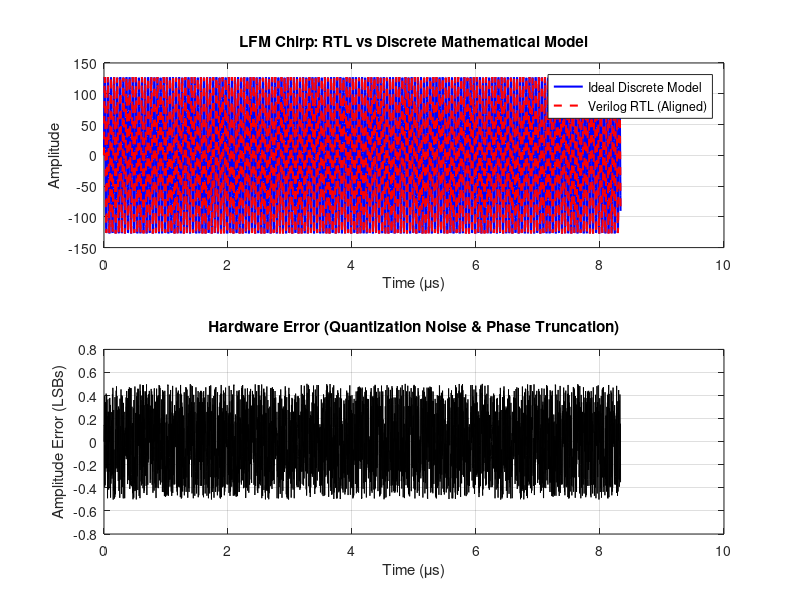
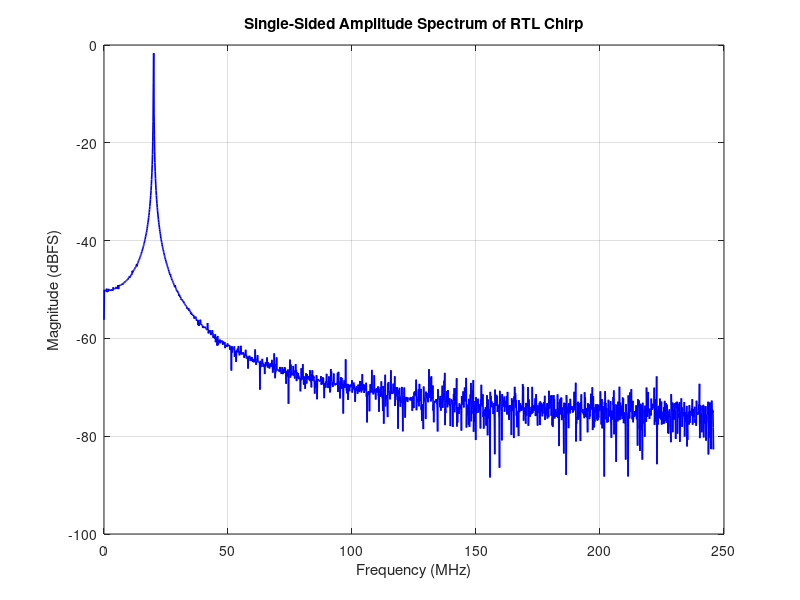

Reproduce these figures in MATLAB, in order. (Note: this script raises an error after producing the figures.)
% Ideal Mathematical Chirp vs RTL Comparison (Corrected for FTW_start)
clear; clc;

% --- Hardware Parameters ---
Fs = 491.52e6;             % System clock
N_cycles = 4096;           % Number of simulated cycles
T_dur = N_cycles / Fs;     % Total duration in seconds
FTW_step = 0;         % Hardware FTW step (Must match RTL testbench)
FTW_start = 174762666;             % Hardware FTW start (Must match RTL testbench)

% Calculate the exact physical bandwidth reached by the hardware
max_ftw = FTW_start + (FTW_step * N_cycles);
B = ((max_ftw-FTW_start) * Fs) / (2^32); 

% --- 1. Load RTL Output ---
try
    rtl_data = load('rtl_output.txt');
catch
    error('Could not find rtl_output.txt. Run the Verilog testbench first.');
end

% --- 2. Align Pipeline Latency ---
latency = 1; 

% Extract the valid window of RTL data to match the ideal 0-indexed vectors
% We grab N_cycles of data starting after the latency zeros.
rtl_aligned = rtl_data(1+latency : N_cycles+latency)';

% --- 3. Generate Ideal Discrete-Time Model ---
n = 0:(N_cycles-1); 
t = n / Fs;

% Discrete Phase Accumulation: 
% Replicates the exact cycle-by-cycle addition in the Verilog PHASE_ACC.
% Now includes the initial FTW_start offset!
% We use mod(..., 2^32) to simulate the 32-bit register overflow.
ideal_discrete_phase_word = mod((FTW_start .* n) + (FTW_step * (n .* (n - 1)) / 2), 2^32);

% Convert 32-bit tuning word phase to radians
ideal_phase_rad = 2 * pi * (ideal_discrete_phase_word / 2^32);

% Ideal Amplitude (Scaled to match 8-bit signed hardware, max = 127)
max_amp = 127;
ideal_out = max_amp * sin(ideal_phase_rad);

% --- 4. Plotting Time Domain ---
figure('Name', 'DDS Output: RTL vs Ideal');

% Subplot 1: The Waveforms
subplot(2,1,1);
plot(t * 1e6, ideal_out, 'b', 'LineWidth', 1.5); hold on;
plot(t * 1e6, rtl_aligned, 'r--', 'LineWidth', 1.5);
title('LFM Chirp: RTL vs Discrete Mathematical Model');
xlabel('Time (\mus)');
ylabel('Amplitude');
legend('Ideal Discrete Model', 'Verilog RTL (Aligned)');
grid on;

% Subplot 2: The Error (Quantization & Phase Noise)
subplot(2,1,2);
noise_signal = ideal_out - rtl_aligned;
plot(t * 1e6, noise_signal, 'k');
title('Hardware Error (Quantization Noise & Phase Truncation)');
xlabel('Time (\mus)');
ylabel('Amplitude Error (LSBs)');
grid on;

% --- 5. Signal Quality Metrics ---
% Calculate the Signal-to-Noise Ratio introduced by the hardware limits
signal_power = rms(ideal_out)^2;
noise_power = rms(noise_signal)^2;
sqnr_db = 10 * log10(signal_power / noise_power);

fprintf('Calculated Physical Bandwidth: %.2f MHz\n', B / 1e6);
fprintf('Measured Hardware SQNR: %.2f dB\n', sqnr_db);

% --- 6. Frequency Spectrum (FFT) ---
% Compute the Fast Fourier Transform (FFT) of the aligned RTL signal
Y = fft(rtl_aligned);

% Calculate the two-sided spectrum P2, then compute the single-sided spectrum P1
P2 = abs(Y / N_cycles);
P1 = P2(1:N_cycles/2+1);
P1(2:end-1) = 2 * P1(2:end-1); % Double the amplitude to account for positive/negative frequencies

% Convert to Decibels Full Scale (dBFS), relative to the maximum 8-bit amplitude (127)
% eps is added to prevent log10(0) errors
P1_dBFS = 20 * log10(P1 / max_amp + eps); 

% Define the frequency domain axis (0 to Nyquist frequency)
f = Fs * (0:(N_cycles/2)) / N_cycles;

% Plotting the Frequency Domain
figure('Name', 'RTL Output Frequency Spectrum');
plot(f / 1e6, P1_dBFS, 'b', 'LineWidth', 1.2); hold on;
title('Single-Sided Amplitude Spectrum of RTL Chirp');
xlabel('Frequency (MHz)');
ylabel('Magnitude (dBFS)');
ylim([-100 0]); % Lock the Y-axis to standard dBFS range
grid on;

% Add a vertical line to visually verify the chirp's bandwidth matches the math
xline(B / 1e6, 'r--', 'Calculated Max Bandwidth', 'LabelHorizontalAlignment', 'left', 'LineWidth', 1.5);
